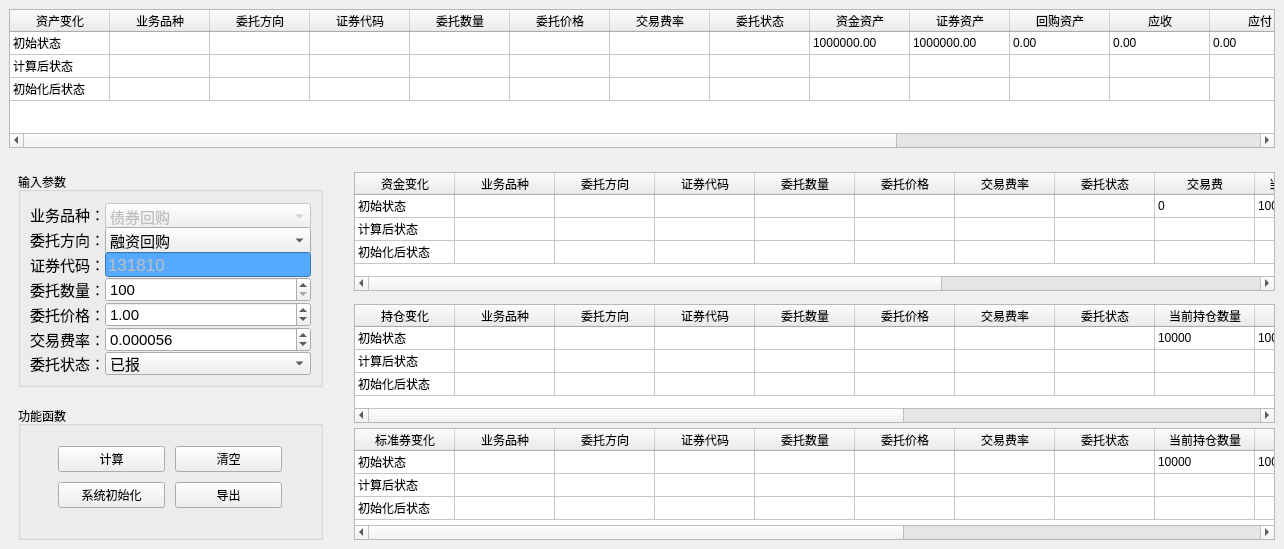
<?xml version="1.0" encoding="UTF-8"?>
<ui version="4.0">
 <class>EnableTool</class>
 <widget class="QMainWindow" name="EnableTool">
  <property name="geometry">
   <rect>
    <x>0</x>
    <y>0</y>
    <width>1284</width>
    <height>549</height>
   </rect>
  </property>
  <property name="windowTitle">
   <string>质押回购</string>
  </property>
  <property name="windowIcon">
   <iconset resource="ICON.qrc">
    <normaloff>:/En/En.ico</normaloff>:/En/En.ico</iconset>
  </property>
  <property name="styleSheet">
   <string notr="true"/>
  </property>
  <property name="tabShape">
   <enum>QTabWidget::Triangular</enum>
  </property>
  <property name="dockNestingEnabled">
   <bool>false</bool>
  </property>
  <property name="unifiedTitleAndToolBarOnMac">
   <bool>false</bool>
  </property>
  <widget class="QWidget" name="centralWidget">
   <layout class="QGridLayout" name="gridLayout_4">
    <item row="0" column="0" colspan="4">
     <widget class="QTableWidget" name="tableWidgetAsset">
      <property name="sizePolicy">
       <sizepolicy hsizetype="Expanding" vsizetype="Expanding">
        <horstretch>0</horstretch>
        <verstretch>0</verstretch>
       </sizepolicy>
      </property>
      <property name="minimumSize">
       <size>
        <width>0</width>
        <height>0</height>
       </size>
      </property>
      <property name="maximumSize">
       <size>
        <width>16777215</width>
        <height>145</height>
       </size>
      </property>
      <property name="focusPolicy">
       <enum>Qt::WheelFocus</enum>
      </property>
      <property name="toolTip">
       <string/>
      </property>
      <property name="styleSheet">
       <string notr="true"/>
      </property>
      <property name="verticalScrollBarPolicy">
       <enum>Qt::ScrollBarAlwaysOff</enum>
      </property>
      <property name="horizontalScrollBarPolicy">
       <enum>Qt::ScrollBarAlwaysOn</enum>
      </property>
      <property name="sizeAdjustPolicy">
       <enum>QAbstractScrollArea::AdjustIgnored</enum>
      </property>
      <property name="gridStyle">
       <enum>Qt::SolidLine</enum>
      </property>
      <property name="wordWrap">
       <bool>true</bool>
      </property>
      <property name="cornerButtonEnabled">
       <bool>true</bool>
      </property>
      <attribute name="horizontalHeaderVisible">
       <bool>true</bool>
      </attribute>
      <attribute name="horizontalHeaderCascadingSectionResizes">
       <bool>false</bool>
      </attribute>
      <attribute name="horizontalHeaderHighlightSections">
       <bool>true</bool>
      </attribute>
      <attribute name="horizontalHeaderShowSortIndicator" stdset="0">
       <bool>false</bool>
      </attribute>
      <attribute name="horizontalHeaderStretchLastSection">
       <bool>false</bool>
      </attribute>
      <attribute name="verticalHeaderVisible">
       <bool>false</bool>
      </attribute>
      <attribute name="verticalHeaderDefaultSectionSize">
       <number>23</number>
      </attribute>
      <attribute name="verticalHeaderHighlightSections">
       <bool>true</bool>
      </attribute>
      <attribute name="verticalHeaderMinimumSectionSize">
       <number>20</number>
      </attribute>
      <attribute name="verticalHeaderShowSortIndicator" stdset="0">
       <bool>false</bool>
      </attribute>
      <attribute name="verticalHeaderStretchLastSection">
       <bool>false</bool>
      </attribute>
      <row>
       <property name="text">
        <string>初始状态</string>
       </property>
      </row>
      <row>
       <property name="text">
        <string>计算后状态</string>
       </property>
      </row>
      <row>
       <property name="text">
        <string>系统初始化后状态</string>
       </property>
      </row>
      <column>
       <property name="text">
        <string>资产变化</string>
       </property>
       <property name="foreground">
        <brush brushstyle="NoBrush">
         <color alpha="255">
          <red>0</red>
          <green>0</green>
          <blue>0</blue>
         </color>
        </brush>
       </property>
      </column>
      <column>
       <property name="text">
        <string>业务品种</string>
       </property>
      </column>
      <column>
       <property name="text">
        <string>委托方向</string>
       </property>
      </column>
      <column>
       <property name="text">
        <string>证券代码</string>
       </property>
      </column>
      <column>
       <property name="text">
        <string>委托数量</string>
       </property>
      </column>
      <column>
       <property name="text">
        <string>委托价格</string>
       </property>
      </column>
      <column>
       <property name="text">
        <string>交易费率</string>
       </property>
      </column>
      <column>
       <property name="text">
        <string>委托状态</string>
       </property>
      </column>
      <column>
       <property name="text">
        <string>资金资产</string>
       </property>
      </column>
      <column>
       <property name="text">
        <string>证券资产</string>
       </property>
      </column>
      <column>
       <property name="text">
        <string>回购资产</string>
       </property>
      </column>
      <column>
       <property name="text">
        <string>应收</string>
       </property>
      </column>
      <column>
       <property name="text">
        <string>应付</string>
       </property>
      </column>
      <column>
       <property name="text">
        <string>总资产</string>
       </property>
      </column>
      <column>
       <property name="text">
        <string>净值</string>
       </property>
      </column>
      <column>
       <property name="text">
        <string>产品份额</string>
       </property>
      </column>
      <column>
       <property name="text">
        <string>单位净值</string>
       </property>
      </column>
      <item row="0" column="0">
       <property name="text">
        <string>初始状态</string>
       </property>
      </item>
      <item row="0" column="1">
       <property name="text">
        <string/>
       </property>
      </item>
      <item row="0" column="3">
       <property name="text">
        <string/>
       </property>
      </item>
      <item row="0" column="8">
       <property name="text">
        <string>1000000.00</string>
       </property>
      </item>
      <item row="0" column="9">
       <property name="text">
        <string>1000000.00</string>
       </property>
      </item>
      <item row="0" column="10">
       <property name="text">
        <string>0.00</string>
       </property>
      </item>
      <item row="0" column="11">
       <property name="text">
        <string>0.00</string>
       </property>
      </item>
      <item row="0" column="12">
       <property name="text">
        <string>0.00</string>
       </property>
      </item>
      <item row="0" column="13">
       <property name="text">
        <string>1000000.00</string>
       </property>
      </item>
      <item row="0" column="14">
       <property name="text">
        <string>1000000.00</string>
       </property>
      </item>
      <item row="0" column="15">
       <property name="text">
        <string>1000000.00</string>
       </property>
      </item>
      <item row="0" column="16">
       <property name="text">
        <string>1.00</string>
       </property>
      </item>
      <item row="1" column="0">
       <property name="text">
        <string>计算后状态</string>
       </property>
      </item>
      <item row="1" column="4">
       <property name="text">
        <string/>
       </property>
      </item>
      <item row="2" column="0">
       <property name="text">
        <string>初始化后状态</string>
       </property>
      </item>
     </widget>
    </item>
    <item row="1" column="0">
     <widget class="QLabel" name="label">
      <property name="sizePolicy">
       <sizepolicy hsizetype="Fixed" vsizetype="Fixed">
        <horstretch>0</horstretch>
        <verstretch>0</verstretch>
       </sizepolicy>
      </property>
      <property name="minimumSize">
       <size>
        <width>0</width>
        <height>12</height>
       </size>
      </property>
      <property name="maximumSize">
       <size>
        <width>54</width>
        <height>12</height>
       </size>
      </property>
      <property name="text">
       <string/>
      </property>
     </widget>
    </item>
    <item row="2" column="0" rowspan="2" colspan="2">
     <layout class="QVBoxLayout" name="verticalLayout">
      <property name="spacing">
       <number>6</number>
      </property>
      <property name="leftMargin">
       <number>9</number>
      </property>
      <property name="rightMargin">
       <number>9</number>
      </property>
      <item>
       <widget class="QGroupBox" name="groupBox">
        <property name="minimumSize">
         <size>
          <width>305</width>
          <height>215</height>
         </size>
        </property>
        <property name="maximumSize">
         <size>
          <width>16777215</width>
          <height>215</height>
         </size>
        </property>
        <property name="title">
         <string>输入参数</string>
        </property>
        <layout class="QGridLayout" name="gridLayout" columnstretch="1,4">
         <property name="spacing">
          <number>0</number>
         </property>
         <item row="0" column="1">
          <widget class="QComboBox" name="c_stock_type">
           <property name="enabled">
            <bool>false</bool>
           </property>
           <property name="minimumSize">
            <size>
             <width>126</width>
             <height>27</height>
            </size>
           </property>
           <property name="maximumSize">
            <size>
             <width>16777215</width>
             <height>21</height>
            </size>
           </property>
           <property name="font">
            <font>
             <pointsize>11</pointsize>
            </font>
           </property>
           <property name="styleSheet">
            <string notr="true"/>
           </property>
           <item>
            <property name="text">
             <string>债券回购</string>
            </property>
           </item>
          </widget>
         </item>
         <item row="1" column="0">
          <widget class="QLabel" name="label_15">
           <property name="font">
            <font>
             <pointsize>11</pointsize>
            </font>
           </property>
           <property name="text">
            <string>委托方向：</string>
           </property>
          </widget>
         </item>
         <item row="1" column="1">
          <widget class="QComboBox" name="c_entrust_direction">
           <property name="minimumSize">
            <size>
             <width>0</width>
             <height>27</height>
            </size>
           </property>
           <property name="font">
            <font>
             <pointsize>11</pointsize>
            </font>
           </property>
           <item>
            <property name="text">
             <string>融资回购</string>
            </property>
           </item>
           <item>
            <property name="text">
             <string>融券回购</string>
            </property>
           </item>
          </widget>
         </item>
         <item row="2" column="0">
          <widget class="QLabel" name="label_2">
           <property name="font">
            <font>
             <pointsize>11</pointsize>
            </font>
           </property>
           <property name="text">
            <string>证券代码：</string>
           </property>
          </widget>
         </item>
         <item row="0" column="0">
          <widget class="QLabel" name="label_10">
           <property name="font">
            <font>
             <pointsize>11</pointsize>
            </font>
           </property>
           <property name="text">
            <string>业务品种：</string>
           </property>
          </widget>
         </item>
         <item row="3" column="0">
          <widget class="QLabel" name="label_13">
           <property name="font">
            <font>
             <pointsize>11</pointsize>
            </font>
           </property>
           <property name="text">
            <string>委托数量：</string>
           </property>
          </widget>
         </item>
         <item row="4" column="1">
          <widget class="QDoubleSpinBox" name="c_entrust_price">
           <property name="font">
            <font>
             <pointsize>11</pointsize>
            </font>
           </property>
           <property name="singleStep">
            <double>0.010000000000000</double>
           </property>
           <property name="value">
            <double>1.000000000000000</double>
           </property>
          </widget>
         </item>
         <item row="6" column="0">
          <widget class="QLabel" name="label_12">
           <property name="font">
            <font>
             <pointsize>11</pointsize>
            </font>
           </property>
           <property name="text">
            <string>委托状态：</string>
           </property>
          </widget>
         </item>
         <item row="3" column="1">
          <widget class="QSpinBox" name="c_entrust_amount">
           <property name="font">
            <font>
             <pointsize>11</pointsize>
            </font>
           </property>
           <property name="accelerated">
            <bool>false</bool>
           </property>
           <property name="minimum">
            <number>100</number>
           </property>
           <property name="maximum">
            <number>1000000</number>
           </property>
           <property name="singleStep">
            <number>100</number>
           </property>
           <property name="value">
            <number>100</number>
           </property>
           <property name="displayIntegerBase">
            <number>10</number>
           </property>
          </widget>
         </item>
         <item row="6" column="1">
          <widget class="QComboBox" name="c_entrust_status">
           <property name="minimumSize">
            <size>
             <width>0</width>
             <height>22</height>
            </size>
           </property>
           <property name="font">
            <font>
             <pointsize>11</pointsize>
            </font>
           </property>
           <item>
            <property name="text">
             <string>已报</string>
            </property>
           </item>
           <item>
            <property name="text">
             <string>已成</string>
            </property>
           </item>
          </widget>
         </item>
         <item row="4" column="0">
          <widget class="QLabel" name="label_14">
           <property name="font">
            <font>
             <pointsize>11</pointsize>
            </font>
           </property>
           <property name="text">
            <string>委托价格：</string>
           </property>
          </widget>
         </item>
         <item row="5" column="1">
          <widget class="QDoubleSpinBox" name="c_bond_interest">
           <property name="font">
            <font>
             <pointsize>11</pointsize>
            </font>
           </property>
           <property name="decimals">
            <number>6</number>
           </property>
           <property name="maximum">
            <double>1.000000000000000</double>
           </property>
           <property name="singleStep">
            <double>0.000001000000000</double>
           </property>
           <property name="value">
            <double>0.000056000000000</double>
           </property>
          </widget>
         </item>
         <item row="2" column="1">
          <widget class="QLineEdit" name="l_stock">
           <property name="enabled">
            <bool>false</bool>
           </property>
           <property name="font">
            <font>
             <pointsize>13</pointsize>
            </font>
           </property>
           <property name="styleSheet">
            <string notr="true">background-color: rgb(85, 170, 255);</string>
           </property>
           <property name="text">
            <string>131810</string>
           </property>
          </widget>
         </item>
         <item row="5" column="0">
          <widget class="QLabel" name="label_11">
           <property name="font">
            <font>
             <pointsize>11</pointsize>
            </font>
           </property>
           <property name="text">
            <string>交易费率：</string>
           </property>
          </widget>
         </item>
        </layout>
        <zorder>c_bond_interest</zorder>
        <zorder>label_15</zorder>
        <zorder>c_entrust_amount</zorder>
        <zorder>label_14</zorder>
        <zorder>label_11</zorder>
        <zorder>label_13</zorder>
        <zorder>label_10</zorder>
        <zorder>c_stock_type</zorder>
        <zorder>c_entrust_direction</zorder>
        <zorder>c_entrust_price</zorder>
        <zorder>label_2</zorder>
        <zorder>l_stock</zorder>
        <zorder>c_entrust_status</zorder>
        <zorder>label_12</zorder>
       </widget>
      </item>
      <item>
       <spacer name="verticalSpacer_3">
        <property name="orientation">
         <enum>Qt::Vertical</enum>
        </property>
        <property name="sizeType">
         <enum>QSizePolicy::Fixed</enum>
        </property>
        <property name="sizeHint" stdset="0">
         <size>
          <width>20</width>
          <height>13</height>
         </size>
        </property>
       </spacer>
      </item>
      <item>
       <widget class="QGroupBox" name="groupBox_2">
        <property name="maximumSize">
         <size>
          <width>16777215</width>
          <height>142</height>
         </size>
        </property>
        <property name="title">
         <string>功能函数</string>
        </property>
        <layout class="QGridLayout" name="gridLayout_3" columnstretch="1">
         <property name="leftMargin">
          <number>0</number>
         </property>
         <property name="topMargin">
          <number>0</number>
         </property>
         <property name="rightMargin">
          <number>0</number>
         </property>
         <property name="spacing">
          <number>0</number>
         </property>
         <item row="0" column="0">
          <layout class="QGridLayout" name="gridLayout_2">
           <property name="leftMargin">
            <number>9</number>
           </property>
           <property name="rightMargin">
            <number>9</number>
           </property>
           <item row="2" column="2">
            <widget class="QPushButton" name="btnExport">
             <property name="maximumSize">
              <size>
               <width>107</width>
               <height>16777215</height>
              </size>
             </property>
             <property name="text">
              <string>导出</string>
             </property>
            </widget>
           </item>
           <item row="0" column="0">
            <widget class="QPushButton" name="btnCalculate">
             <property name="maximumSize">
              <size>
               <width>107</width>
               <height>16777215</height>
              </size>
             </property>
             <property name="text">
              <string>计算</string>
             </property>
            </widget>
           </item>
           <item row="0" column="2">
            <widget class="QPushButton" name="btnClear">
             <property name="maximumSize">
              <size>
               <width>107</width>
               <height>16777215</height>
              </size>
             </property>
             <property name="text">
              <string>清空</string>
             </property>
            </widget>
           </item>
           <item row="2" column="0">
            <widget class="QPushButton" name="btnInit">
             <property name="maximumSize">
              <size>
               <width>107</width>
               <height>16777215</height>
              </size>
             </property>
             <property name="text">
              <string>系统初始化</string>
             </property>
            </widget>
           </item>
           <item row="0" column="1">
            <spacer name="horizontalSpacer">
             <property name="orientation">
              <enum>Qt::Horizontal</enum>
             </property>
             <property name="sizeType">
              <enum>QSizePolicy::Fixed</enum>
             </property>
             <property name="sizeHint" stdset="0">
              <size>
               <width>10</width>
               <height>20</height>
              </size>
             </property>
            </spacer>
           </item>
           <item row="1" column="0">
            <spacer name="verticalSpacer_4">
             <property name="orientation">
              <enum>Qt::Vertical</enum>
             </property>
             <property name="sizeType">
              <enum>QSizePolicy::Fixed</enum>
             </property>
             <property name="sizeHint" stdset="0">
              <size>
               <width>20</width>
               <height>10</height>
              </size>
             </property>
            </spacer>
           </item>
          </layout>
         </item>
        </layout>
       </widget>
      </item>
     </layout>
    </item>
    <item row="2" column="2" rowspan="2">
     <spacer name="horizontalSpacer_5">
      <property name="orientation">
       <enum>Qt::Horizontal</enum>
      </property>
      <property name="sizeType">
       <enum>QSizePolicy::Fixed</enum>
      </property>
      <property name="sizeHint" stdset="0">
       <size>
        <width>10</width>
        <height>20</height>
       </size>
      </property>
     </spacer>
    </item>
    <item row="2" column="3" rowspan="2">
     <layout class="QVBoxLayout" name="verticalLayout_2">
      <property name="spacing">
       <number>0</number>
      </property>
      <item>
       <widget class="QTableWidget" name="tableWidgetCurrent">
        <property name="minimumSize">
         <size>
          <width>0</width>
          <height>0</height>
         </size>
        </property>
        <property name="maximumSize">
         <size>
          <width>16777215</width>
          <height>123</height>
         </size>
        </property>
        <property name="styleSheet">
         <string notr="true"/>
        </property>
        <attribute name="horizontalHeaderVisible">
         <bool>true</bool>
        </attribute>
        <attribute name="horizontalHeaderHighlightSections">
         <bool>true</bool>
        </attribute>
        <attribute name="horizontalHeaderMinimumSectionSize">
         <number>23</number>
        </attribute>
        <attribute name="verticalHeaderVisible">
         <bool>false</bool>
        </attribute>
        <attribute name="verticalHeaderCascadingSectionResizes">
         <bool>true</bool>
        </attribute>
        <attribute name="verticalHeaderDefaultSectionSize">
         <number>23</number>
        </attribute>
        <attribute name="verticalHeaderHighlightSections">
         <bool>true</bool>
        </attribute>
        <attribute name="verticalHeaderMinimumSectionSize">
         <number>20</number>
        </attribute>
        <attribute name="verticalHeaderShowSortIndicator" stdset="0">
         <bool>false</bool>
        </attribute>
        <attribute name="verticalHeaderStretchLastSection">
         <bool>false</bool>
        </attribute>
        <row>
         <property name="text">
          <string>初始状态</string>
         </property>
        </row>
        <row>
         <property name="text">
          <string>计算后状态</string>
         </property>
        </row>
        <row>
         <property name="text">
          <string>系统初始化后状态</string>
         </property>
        </row>
        <column>
         <property name="text">
          <string>资金变化</string>
         </property>
        </column>
        <column>
         <property name="text">
          <string>业务品种</string>
         </property>
        </column>
        <column>
         <property name="text">
          <string>委托方向</string>
         </property>
        </column>
        <column>
         <property name="text">
          <string>证券代码</string>
         </property>
        </column>
        <column>
         <property name="text">
          <string>委托数量</string>
         </property>
        </column>
        <column>
         <property name="text">
          <string>委托价格</string>
         </property>
        </column>
        <column>
         <property name="text">
          <string>交易费率</string>
         </property>
        </column>
        <column>
         <property name="text">
          <string>委托状态</string>
         </property>
        </column>
        <column>
         <property name="text">
          <string>交易费</string>
         </property>
        </column>
        <column>
         <property name="text">
          <string>当前现金余额</string>
         </property>
        </column>
        <column>
         <property name="text">
          <string>T+0可用金额</string>
         </property>
        </column>
        <column>
         <property name="text">
          <string>T+1可用金额</string>
         </property>
        </column>
        <column>
         <property name="text">
          <string>冻结金额</string>
         </property>
        </column>
        <column>
         <property name="text">
          <string>解冻金额</string>
         </property>
        </column>
        <item row="0" column="0">
         <property name="text">
          <string>初始状态</string>
         </property>
        </item>
        <item row="0" column="3">
         <property name="text">
          <string/>
         </property>
        </item>
        <item row="0" column="8">
         <property name="text">
          <string>0</string>
         </property>
        </item>
        <item row="0" column="9">
         <property name="text">
          <string>1000000.00</string>
         </property>
        </item>
        <item row="0" column="10">
         <property name="text">
          <string>1000000.00</string>
         </property>
        </item>
        <item row="0" column="11">
         <property name="text">
          <string>1000000.00</string>
         </property>
        </item>
        <item row="0" column="12">
         <property name="text">
          <string>0.00</string>
         </property>
        </item>
        <item row="0" column="13">
         <property name="text">
          <string>0.00</string>
         </property>
        </item>
        <item row="1" column="0">
         <property name="text">
          <string>计算后状态</string>
         </property>
        </item>
        <item row="2" column="0">
         <property name="text">
          <string>初始化后状态</string>
         </property>
        </item>
       </widget>
      </item>
      <item>
       <spacer name="verticalSpacer">
        <property name="orientation">
         <enum>Qt::Vertical</enum>
        </property>
        <property name="sizeType">
         <enum>QSizePolicy::Fixed</enum>
        </property>
        <property name="sizeHint" stdset="0">
         <size>
          <width>20</width>
          <height>13</height>
         </size>
        </property>
       </spacer>
      </item>
      <item>
       <widget class="QTableWidget" name="tableWidgetStock">
        <property name="minimumSize">
         <size>
          <width>0</width>
          <height>0</height>
         </size>
        </property>
        <property name="maximumSize">
         <size>
          <width>16777215</width>
          <height>123</height>
         </size>
        </property>
        <property name="styleSheet">
         <string notr="true"/>
        </property>
        <property name="sortingEnabled">
         <bool>true</bool>
        </property>
        <property name="cornerButtonEnabled">
         <bool>true</bool>
        </property>
        <attribute name="verticalHeaderVisible">
         <bool>false</bool>
        </attribute>
        <attribute name="verticalHeaderDefaultSectionSize">
         <number>23</number>
        </attribute>
        <attribute name="verticalHeaderStretchLastSection">
         <bool>false</bool>
        </attribute>
        <row>
         <property name="text">
          <string>初始状态</string>
         </property>
        </row>
        <row>
         <property name="text">
          <string>计算后状态</string>
         </property>
        </row>
        <row>
         <property name="text">
          <string>系统初始化后状态</string>
         </property>
        </row>
        <column>
         <property name="text">
          <string>持仓变化</string>
         </property>
        </column>
        <column>
         <property name="text">
          <string>业务品种</string>
         </property>
        </column>
        <column>
         <property name="text">
          <string>委托方向</string>
         </property>
        </column>
        <column>
         <property name="text">
          <string>证券代码</string>
         </property>
        </column>
        <column>
         <property name="text">
          <string>委托数量</string>
         </property>
        </column>
        <column>
         <property name="text">
          <string>委托价格</string>
         </property>
        </column>
        <column>
         <property name="text">
          <string>交易费率</string>
         </property>
        </column>
        <column>
         <property name="text">
          <string>委托状态</string>
         </property>
        </column>
        <column>
         <property name="text">
          <string>当前持仓数量</string>
         </property>
        </column>
        <column>
         <property name="text">
          <string>可用数量</string>
         </property>
        </column>
        <column>
         <property name="text">
          <string>冻结数量</string>
         </property>
        </column>
        <column>
         <property name="text">
          <string>解冻数量</string>
         </property>
        </column>
        <column>
         <property name="text">
          <string>成本价</string>
         </property>
        </column>
        <column>
         <property name="text">
          <string>成本</string>
         </property>
        </column>
        <column>
         <property name="text">
          <string>含费用成本</string>
         </property>
        </column>
        <item row="0" column="0">
         <property name="text">
          <string>初始状态</string>
         </property>
        </item>
        <item row="0" column="8">
         <property name="text">
          <string>10000</string>
         </property>
        </item>
        <item row="0" column="9">
         <property name="text">
          <string>10000</string>
         </property>
        </item>
        <item row="0" column="10">
         <property name="text">
          <string>0</string>
         </property>
        </item>
        <item row="0" column="11">
         <property name="text">
          <string>0</string>
         </property>
        </item>
        <item row="0" column="12">
         <property name="text">
          <string>100</string>
         </property>
        </item>
        <item row="0" column="13">
         <property name="text">
          <string>1000000</string>
         </property>
        </item>
        <item row="0" column="14">
         <property name="text">
          <string>1000000</string>
         </property>
        </item>
        <item row="1" column="0">
         <property name="text">
          <string>计算后状态</string>
         </property>
        </item>
        <item row="2" column="0">
         <property name="text">
          <string>初始化后状态</string>
         </property>
        </item>
       </widget>
      </item>
      <item>
       <spacer name="verticalSpacer_2">
        <property name="orientation">
         <enum>Qt::Vertical</enum>
        </property>
        <property name="sizeType">
         <enum>QSizePolicy::Fixed</enum>
        </property>
        <property name="sizeHint" stdset="0">
         <size>
          <width>20</width>
          <height>5</height>
         </size>
        </property>
       </spacer>
      </item>
      <item>
       <widget class="QTableWidget" name="tableWidgetStandard">
        <property name="minimumSize">
         <size>
          <width>919</width>
          <height>0</height>
         </size>
        </property>
        <property name="maximumSize">
         <size>
          <width>16777215</width>
          <height>116</height>
         </size>
        </property>
        <property name="styleSheet">
         <string notr="true"/>
        </property>
        <property name="sortingEnabled">
         <bool>true</bool>
        </property>
        <property name="cornerButtonEnabled">
         <bool>true</bool>
        </property>
        <attribute name="verticalHeaderVisible">
         <bool>false</bool>
        </attribute>
        <attribute name="verticalHeaderDefaultSectionSize">
         <number>23</number>
        </attribute>
        <attribute name="verticalHeaderStretchLastSection">
         <bool>false</bool>
        </attribute>
        <row>
         <property name="text">
          <string>初始状态</string>
         </property>
        </row>
        <row>
         <property name="text">
          <string>计算后状态</string>
         </property>
        </row>
        <row>
         <property name="text">
          <string>系统初始化后状态</string>
         </property>
        </row>
        <column>
         <property name="text">
          <string>标准券变化</string>
         </property>
        </column>
        <column>
         <property name="text">
          <string>业务品种</string>
         </property>
        </column>
        <column>
         <property name="text">
          <string>委托方向</string>
         </property>
        </column>
        <column>
         <property name="text">
          <string>证券代码</string>
         </property>
        </column>
        <column>
         <property name="text">
          <string>委托数量</string>
         </property>
        </column>
        <column>
         <property name="text">
          <string>委托价格</string>
         </property>
        </column>
        <column>
         <property name="text">
          <string>交易费率</string>
         </property>
        </column>
        <column>
         <property name="text">
          <string>委托状态</string>
         </property>
        </column>
        <column>
         <property name="text">
          <string>当前持仓数量</string>
         </property>
        </column>
        <column>
         <property name="text">
          <string>可用数量</string>
         </property>
        </column>
        <column>
         <property name="text">
          <string>冻结数量</string>
         </property>
        </column>
        <column>
         <property name="text">
          <string>解冻数量</string>
         </property>
        </column>
        <column>
         <property name="text">
          <string>成本价</string>
         </property>
        </column>
        <column>
         <property name="text">
          <string>成本</string>
         </property>
        </column>
        <column>
         <property name="text">
          <string>含费用成本</string>
         </property>
        </column>
        <item row="0" column="0">
         <property name="text">
          <string>初始状态</string>
         </property>
        </item>
        <item row="0" column="3">
         <property name="text">
          <string/>
         </property>
        </item>
        <item row="0" column="8">
         <property name="text">
          <string>10000</string>
         </property>
        </item>
        <item row="0" column="9">
         <property name="text">
          <string>10000</string>
         </property>
        </item>
        <item row="0" column="10">
         <property name="text">
          <string>0</string>
         </property>
        </item>
        <item row="0" column="11">
         <property name="text">
          <string>10000</string>
         </property>
        </item>
        <item row="0" column="12">
         <property name="text">
          <string>100</string>
         </property>
        </item>
        <item row="0" column="13">
         <property name="text">
          <string>1000000</string>
         </property>
        </item>
        <item row="0" column="14">
         <property name="text">
          <string>1000000</string>
         </property>
        </item>
        <item row="1" column="0">
         <property name="text">
          <string>计算后状态</string>
         </property>
        </item>
        <item row="2" column="0">
         <property name="text">
          <string>初始化后状态</string>
         </property>
        </item>
       </widget>
      </item>
     </layout>
    </item>
   </layout>
  </widget>
 </widget>
 <resources>
  <include location="ICON.qrc"/>
 </resources>
 <connections/>
</ui>
